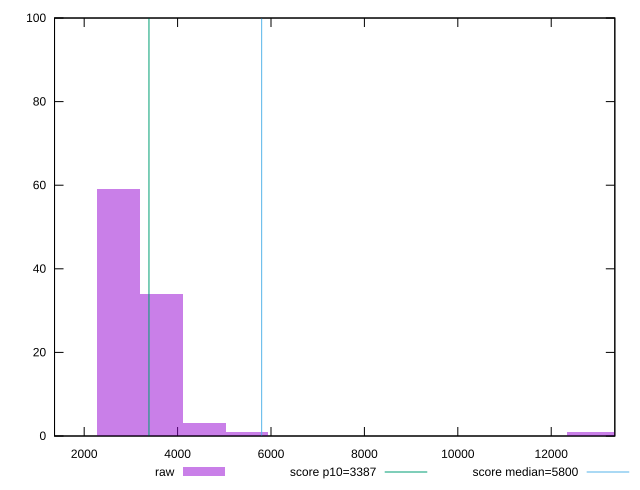

The gnuplot source for this figure:
reset

$raw <<EOF
12795.176455217092 1
13709.11763058974 1
2741.823526117948 59
3655.7647014905974 34
5483.647052235896 1
4569.705876863247 3
913.9411753726494 1
EOF

set key outside below
set boxwidth 913.9411753726494
set xrange [1365.069:13361.891359690746]
set yrange [0:100]
set trange [0:100]
set style fill transparent solid 0.5 noborder

set parametric
set terminal svg size 640, 490 enhanced background rgb 'white'
set output "report/report_00029_2021-02-24T13-36-40.390Z/speed-index/samples/music/raw/histogram.svg"

plot $raw title "raw" with boxes, \
     3387,t title "score p10=3387", \
     5800,t title "score median=5800"

reset
